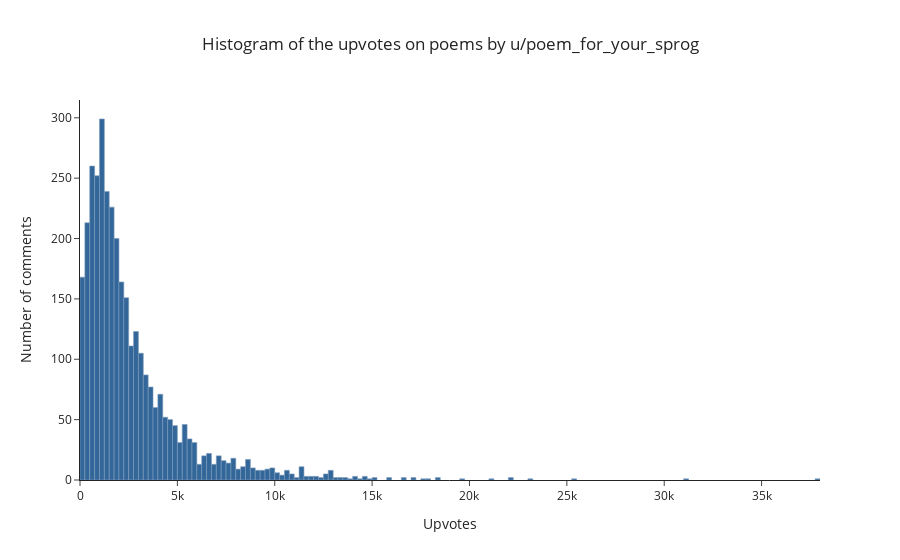

Notebook code for this chart:
### Markdown cell above
That's a lot of gold! Almost matches China's aspirations for the Olympic Games in 2028.

Below are three more graphs. The first is a histogram of the number of upvotes per post, and the second is a histogram of the number of awards per post. The last graph shows the 100 most upvoted poems and the 100 poems with the most awards written by /u/poem_for_your_sprog on Reddit with the number of upvotes on the y-axis and the number of awards on the x-axis. You can hover over the points to read the poems!

### Code cell
fig = plot_histogram(
    x = df['ups'],    
    params = {'xbins':dict(size=250)},
    title = 'Histogram of the upvotes on poems by u/poem_for_your_sprog',
    xaxis_title = 'Upvotes',
    yaxis_title = 'Number of comments'
)
fig.show()
fig.write_json('plots/plot_8_hist_upvotes.json')

### Figure 1 — Plotly figure (JSON) as saved in the notebook; plotly's stock layout.template omitted (floating-point values rounded to 4 significant figures; data arrays with more than 128 entries replaced by an {"elided": "..."} marker saying what was removed)
{"data": [{"marker": {"color": "#336699", "line": {"color": "#7D9DBD"}}, "type": "histogram", "x": {"elided": "3408 int values"}, "xbins": {"size": 250}}], "layout": {"autosize": true, "title": {"text": "Histogram of the upvotes on poems by u/poem_for_your_sprog", "x": 0.5}, "xaxis": {"autorange": true, "range": [-0.5, 38000.0], "title": {"text": "Upvotes"}, "type": "linear"}, "yaxis": {"autorange": true, "range": [0, 314.7], "title": {"text": "Number of comments"}}}}
